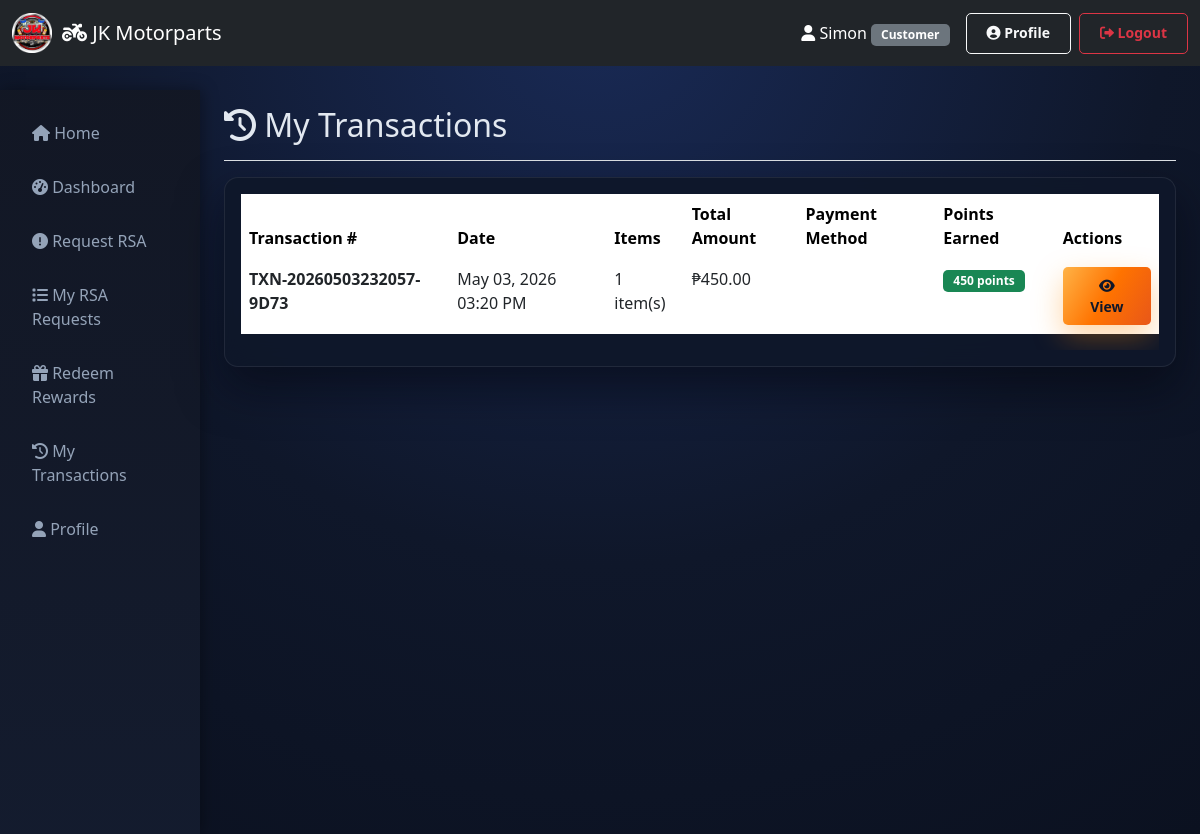
The app's page /dashboard/transactions.php (signed in) with its own data.
### tables this page shows
CREATE TABLE `transactions` (
  `id` int(11) NOT NULL,
  `user_id` int(11) NOT NULL,
  `transaction_number` varchar(50) NOT NULL,
  `subtotal` decimal(10,2) DEFAULT 0.00,
  `total_amount` decimal(10,2) NOT NULL,
  `payment_method` enum('cash','gcash') DEFAULT 'cash',
  `points_earned` int(11) DEFAULT 0,
  `discount_amount` decimal(10,2) DEFAULT 0.00,
  `amount_received` decimal(10,2) DEFAULT 0.00,
  `change_due` decimal(10,2) DEFAULT 0.00,
  `transaction_date` timestamp NOT NULL DEFAULT current_timestamp()
);

### dashboard/transactions.php (the view, shortened to what this page needs)
<?php
$conn = getDBConnection();
$transactions = $conn->query("
    SELECT t.*,
           (SELECT COUNT(*) FROM transaction_items WHERE transaction_id = t.id) as item_count
    FROM transactions t
    WHERE t.user_id = " . $_SESSION['user_id'] . "
    ORDER BY t.transaction_date DESC
")->fetch_all(MYSQLI_ASSOC);
?>
<!DOCTYPE html>
<html lang="en">
<head>
    <link href="https://cdn.jsdelivr.net/npm/bootstrap@5.3.0/dist/css/bootstrap.min.css" rel="stylesheet">
    <link href="https://cdnjs.cloudflare.com/ajax/libs/font-awesome/6.0.0/css/all.min.css" rel="stylesheet">
    <link href="../assets/css/style.css" rel="stylesheet">
</head>
<body>
    <?php include '../includes/header.php'; ?>
    <div class="container-fluid mt-4">
        <div class="row">
            <?php include '../includes/sidebar.php'; ?>
            <main class="col-md-9 ms-sm-auto col-lg-10 px-md-4">
                <div class="d-flex justify-content-between flex-wrap flex-md-nowrap align-items-center pt-3 pb-2 mb-3 border-bottom">
                    <h1 class="h2"><i class="fas fa-history"></i> My Transactions</h1>
                </div>
                <div class="card">
                    <div class="card-body">
                        <div class="table-responsive">
                            <table class="table table-hover">
                                <thead>
                                    <tr>
                                        <th style="color: black;">Transaction #</th>
                                        <th style="color: black;">Date</th>
                                        <th style="color: black;">Items</th>
                                        <th style="color: black;">Total Amount</th>
                                        <th style="color: black;">Payment Method</th>
                                        <th style="color: black;">Points Earned</th>
                                        <th style="color: black;">Actions</th>
                                    </tr>
                                </thead>
                                <tbody>
                                    <?php if (empty($transactions)): ?>
                                        <tr>
                                            <td colspan="7" class="text-center">No transactions found</td>
                                        </tr>
                                    <?php else: ?>
                                        <?php foreach ($transactions as $transaction): ?>
                                            <tr>
                                                <td><strong><?php echo $transaction['transaction_number']; ?></strong></td>
                                                <td><?php echo date('M d, Y h:i A', strtotime($transaction['transaction_date'])); ?></td>
                                                <td><?php echo $transaction['item_count']; ?> item(s)</td>
                                                <td>₱<?php echo number_format($transaction['total_amount'], 2); ?></td>
                                                <td><span class="badge bg-info"><?php echo ucfirst($transaction['payment_method']); ?></span></td>
                                                <td><span class="badge bg-success"><?php echo number_format($transaction['points_earned']); ?> points</span></td>
                                                <td>
                                                    <button class="btn btn-sm btn-primary view-details-btn"
                                                            data-transaction-id="<?php echo $transaction['id']; ?>"
                                                            data-bs-toggle="modal"
                                                            data-bs-target="#viewModal">
                                                        <i class="fas fa-eye"></i> View
                                                    </button>
                                                </td>
                                            </tr>
                                        <?php endforeach; ?>
                                    <?php endif; ?>
                                </tbody>
                            </table>
                        </div>
                    </div>
                </div>
            </main>
        </div>
    </div>
</body>
</html>

### assets/css/style.css (style rules this page uses)
body { font-family: 'Segoe UI', Tahoma, Geneva, Verdana, sans-serif; background: radial-gradient(circle at top, #192a56 0%, #0f172a 55%, #0b1120 100%); color: #e2e8f0; }
.card { border: 1px solid rgba(255, 255, 255, 0.08); border-radius: 14px; background: rgba(15, 23, 42, 0.92); backdrop-filter: blur(12px); box-shadow: 0 20px 45px rgba(4, 6, 14, 0.55); margin-bottom: 20px; }
.table { background-color: transparent; color: #e2e8f0; }
.btn { border-radius: 5px; padding: 8px 20px; font-weight: 600; }
.badge { padding: 5px 10px; border-radius: 5px; font-weight: 600; }
.btn-primary { background: linear-gradient(120deg, #ffb347 0%, #ff7300 50%, #e85719 100%); border: none; color: #0f172a; box-shadow: 0 12px 30px rgba(255, 138, 0, 0.35); }
.table thead th { color: #f8fafc; border-bottom-color: rgba(255,255,255,0.08); }
.table tbody tr { border-color: rgba(255,255,255,0.05); }

### records on screen
transactions: transaction_number "TXN-20260503232057-9D73", transaction_date "May 03, 2026 03:20 PM", item_count "1", total_amount "450.00", points_earned "450"

### other values on screen
SITE_NAME "JK Motorparts"
$_SESSION['user_name'] "Simon"
$_SESSION['role'] "Customer"
